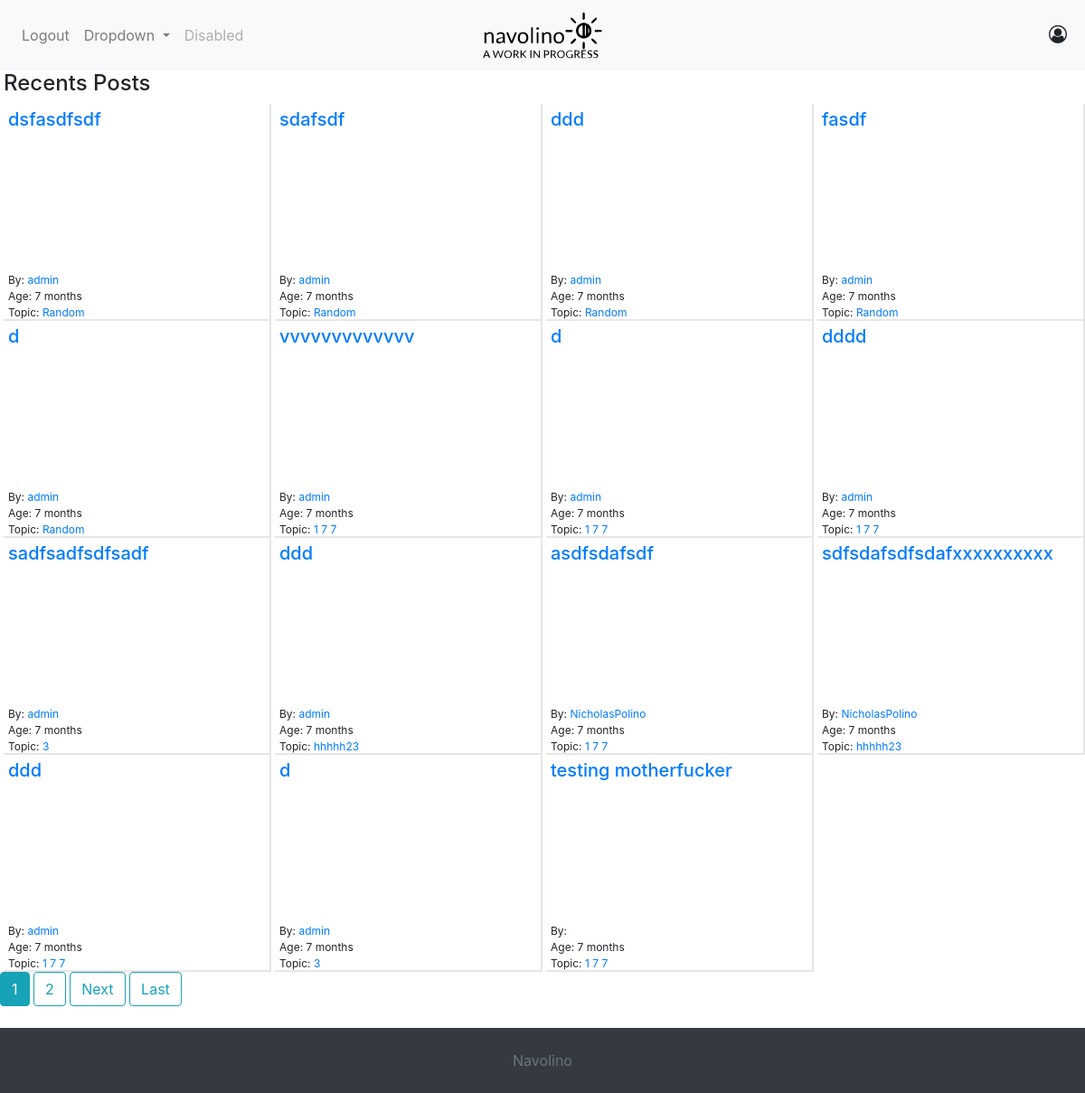
The page / on the database its author committed.
### project/apps/blog/models.py (models this page shows, shortened)
class Post(models.Model):
	title = models.CharField(max_length = settings.MAX_TITLE_LENGTH)
	content = MarkdownxField()
	date_posted = models.DateTimeField(default = timezone.now)
	author = models.ForeignKey(settings.AUTH_USER_MODEL, on_delete= models.CASCADE,
		null=True, blank=True)
	category = TreeForeignKey('categories.Category', on_delete=models.SET_DEFAULT,
		default=Category.get_default_pk)
	slug = models.SlugField(max_length=settings.MAX_TITLE_LENGTH, null=True,
    blank=True,)

### project/apps/users/models.py (models this page shows)
class User(AbstractUser):
	is_active = models.BooleanField(_('active'), default=True)
	email = models.EmailField(_('email address'), unique=True)
	USERNAME_FIELD = 'email'
	REQUIRED_FIELDS = ['username']
	image = models.ImageField(default=variables.random_image,
		upload_to='profile_pics')
	bio = models.CharField(max_length=variables.MAX_BIO_LENGTH, blank=True,
		null =True)
	joined = models.DateTimeField(default = timezone.now)
	objects = CustomUserManager()

### project/apps/categories/models.py (models this page shows, shortened)
class Category(MPTTModel):
  name = models.CharField(max_length=variables.MAX_CATEGORY_LENGTH, unique=True,)
  parent = TreeForeignKey('self', on_delete=models.CASCADE, null=True,
    blank=True, related_name='children',)
  slug = models.SlugField(max_length=variables.MAX_CATEGORY_LENGTH, null=True,
    blank=True,)
  description = models.TextField(max_length=settings.MAX_DESCRIPTION_LENGTH,
  	null=True, blank=True,)
  url = models.CharField(max_length=255, blank=True)
  class MPTTMeta:
    order_insertion_by = ['name']
  class Meta:
    verbose_name_plural = 'Categories'
  def __str__(self):
    return self.name

### project/apps/blog/views.py (the view)
# urls.py: path('', PostListView.as_view(), name='blog-base'),
class PostListView(ListView):
	model = Post
	template_name = 'blog/blog_base.html'
	context_object_name = 'posts'
	ordering = ['-date_posted']
	paginate_by = 15

### project/apps/blog/templatetags/blog.py (called while the page is built)
@register.filter
@stringfilter
def upto(value, delimiter=None):
    return value.split(delimiter)[0]

@register.filter
def markdown(value):
        return markdownify(value)

### project/processors.py (called while the page is built)
def all_categories(request):
	return {'all_categories': Category.objects.all()}

### project/apps/blog/templates/blog/blog_base.html (shortened to what this page needs)
{% extends "base.html" %}
{% block head %}
{{ block.super }}
<link rel="stylesheet" type="text/css" href="{%static 'blog/css/main.css'%}">
{% endblock head %}
{% block content %}
{% include 'blog/_posts.html' %}
{% endblock content %}

### project/apps/blog/templates/blog/_posts.html (shortened to what this page needs)
{% load blog %}
{% load bleach_tags %}
<h4 class="ml-1">Recents Posts</h4>
<div class="posts row last_row">
{% for post in posts %}
  <div class="col-sm-6 col-md-4 col-xl-3 post">
  	<div class="inner_post">
	  	<span><h5 class="post_title"> <a href="{%url 'post-detail' post.pk post.slug%}">{{ post.title }}</a></h5></span>
	  	<br>
	  	<div class="post_meta">
	      <span>By: <a href="">{{ post.author.username }}</a></span>
	      <br>
	      <span>Age: {{ post.date_posted|timesince|upto:','}}</span>
	      <br>
	      <span>Topic: <a href="{%url 'category-detail' post.category.url%}">{{post.category}}</a></span>
	    </div>
  	</div>
  </div>
{%endfor%}
</div>
	{%if is_paginated%}
		{%for num in page_obj.paginator.page_range%}
			{%if page_obj.number == num%}
			<a class = "btn btn-info mb-4"href="?page={{num}}">{{num}}</a>
			{%elif num > page_obj.number|add:'-3' and num < page_obj.number|add:'3'%}
			<a class = "btn btn-outline-info mb-4"href="?page={{num}}">{{num}}</a>
			{%endif%}
		{%endfor%}
		{%if page_obj.has_next%}
			<a class = "btn btn-outline-info mb-4"href="?page={{page_obj.next_page_number}}">Next</a>
			<a class = "btn btn-outline-info mb-4"href="?page={{page_obj.paginator.num_pages}}">Last</a>
		{%endif%}
	{%endif%}

### project/static/css/main.css (style rules this page uses)
body { background-color: white; }

### project/apps/blog/static/blog/css/main.css (style rules this page uses)
.posts { width:100%; margin-right:auto; margin-left:auto; display:flex }
.post { border: none; padding:0; }
.inner_post { flex:1; background-color:white; padding: 5px; border:solid #e6e6e6; border-width:2px 0 2px 0; }
.post_title, .post_content { word-wrap:anywhere; }
.post_meta { bottom:0; font-size:.75em; }
@media only screen and (min-width: 576px) { .post { padding-left:.25em; } }
@media only screen and (min-width: 576px) { .inner_post { height:15em; border-width:0px 2px 2px 0; } }
@media only screen and (min-width: 576px) { .post_meta { position:absolute; } }

### rows shown on the page
Post: title "dsfasdfsdf", author.username "admin", date_posted|upto "7 months", category "Random"
Post: title "sdafsdf", author.username "admin", date_posted|upto "7 months", category "Random"
Post: title "ddd", author.username "admin", date_posted|upto "7 months", category "Random"
Post: title "fasdf", author.username "admin", date_posted|upto "7 months", category "Random"
Post: title "d", author.username "admin", date_posted|upto "7 months", category "Random"
Post: title "vvvvvvvvvvvvv", author.username "admin", date_posted|upto "7 months", category "1 7 7"
Post: title "d", author.username "admin", date_posted|upto "7 months", category "1 7 7"
Post: title "dddd", author.username "admin", date_posted|upto "7 months", category "1 7 7"
Post: title "sadfsadfsdfsadf", author.username "admin", date_posted|upto "7 months", category "3"
Post: title "ddd", author.username "admin", date_posted|upto "7 months", category "hhhhh23"
Post: title "asdfsdafsdf", author.username "NicholasPolino", date_posted|upto "7 months", category "1 7 7"
Post: title "sdfsdafsdfsdafxxxxxxxxxx", author.username "NicholasPolino", date_posted|upto "7 months", category "hhhhh23"
Post: title "ddd", author.username "admin", date_posted|upto "7 months", category "1 7 7"
Post: title "d", author.username "admin", date_posted|upto "7 months", category "3"
Post: title "testing motherfucker", date_posted|upto "7 months", category "1 7 7"

### other values the page prints
{{ num }} "1"
{{ num }} "2"
